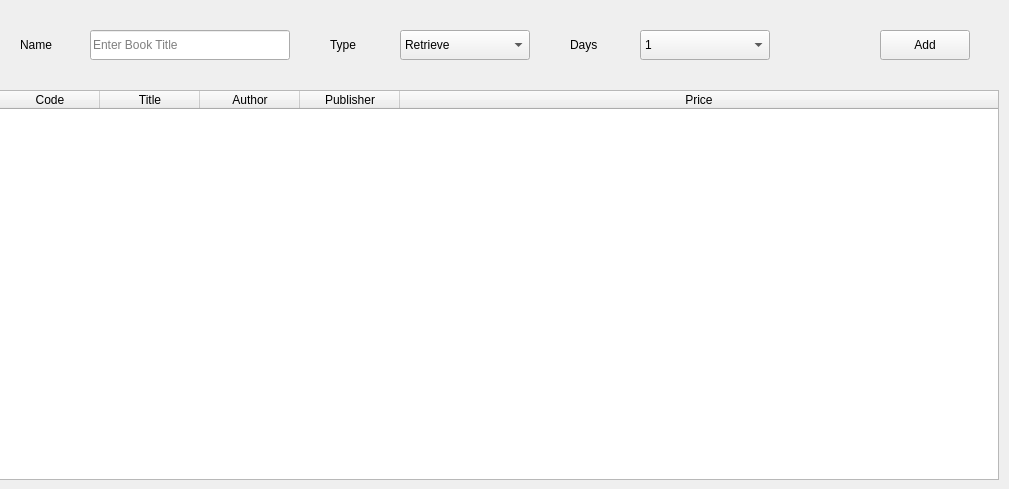
    <widget class="QWidget" name="Day_To_Day_tab">
     <attribute name="title">
      <string>Day To Day</string>
     </attribute>
     <widget class="QTableWidget" name="Day_To_Day_table">
      <property name="geometry">
       <rect>
        <x>-1</x>
        <y>90</y>
        <width>1000</width>
        <height>390</height>
       </rect>
      </property>
      <attribute name="horizontalHeaderCascadingSectionResizes">
       <bool>true</bool>
      </attribute>
      <attribute name="horizontalHeaderDefaultSectionSize">
       <number>100</number>
      </attribute>
      <attribute name="horizontalHeaderStretchLastSection">
       <bool>true</bool>
      </attribute>
      <column>
       <property name="text">
        <string>Code</string>
       </property>
      </column>
      <column>
       <property name="text">
        <string>Title</string>
       </property>
      </column>
      <column>
       <property name="text">
        <string>Author</string>
       </property>
      </column>
      <column>
       <property name="text">
        <string>Publisher</string>
       </property>
      </column>
      <column>
       <property name="text">
        <string>Price</string>
       </property>
      </column>
     </widget>
     <widget class="QLineEdit" name="Day_To_Day_Name_input">
      <property name="geometry">
       <rect>
        <x>90</x>
        <y>30</y>
        <width>200</width>
        <height>30</height>
       </rect>
      </property>
      <property name="placeholderText">
       <string>Enter Book Title</string>
      </property>
     </widget>
     <widget class="QLabel" name="Day_To_Day_Name_label">
      <property name="geometry">
       <rect>
        <x>20</x>
        <y>30</y>
        <width>70</width>
        <height>30</height>
       </rect>
      </property>
      <property name="text">
       <string>Name</string>
      </property>
     </widget>
     <widget class="QComboBox" name="Day_To_Day_Type_select">
      <property name="geometry">
       <rect>
        <x>400</x>
        <y>30</y>
        <width>130</width>
        <height>30</height>
       </rect>
      </property>
      <item>
       <property name="text">
        <string>Retrieve</string>
       </property>
      </item>
      <item>
       <property name="text">
        <string>Rent</string>
       </property>
      </item>
     </widget>
     <widget class="QComboBox" name="Day_To_Day_Days_select">
      <property name="geometry">
       <rect>
        <x>640</x>
        <y>30</y>
        <width>130</width>
        <height>30</height>
       </rect>
      </property>
      <item>
       <property name="text">
        <string>1</string>
       </property>
      </item>
      <item>
       <property name="text">
        <string>2</string>
       </property>
      </item>
      <item>
       <property name="text">
        <string>3</string>
       </property>
      </item>
      <item>
       <property name="text">
        <string>4</string>
       </property>
      </item>
      <item>
       <property name="text">
        <string>5</string>
       </property>
      </item>
      <item>
       <property name="text">
        <string>6</string>
       </property>
      </item>
      <item>
       <property name="text">
        <string>7</string>
       </property>
      </item>
      <item>
       <property name="text">
        <string>8</string>
       </property>
      </item>
      <item>
       <property name="text">
        <string>9</string>
       </property>
      </item>
      <item>
       <property name="text">
        <string>10</string>
       </property>
      </item>
     </widget>
     <widget class="QPushButton" name="Day_To_Day_Add_btn">
      <property name="geometry">
       <rect>
        <x>880</x>
        <y>30</y>
        <width>90</width>
        <height>30</height>
       </rect>
      </property>
      <property name="text">
       <string>Add</string>
      </property>
     </widget>
     <widget class="QLabel" name="Day_To_Day_Type_label">
      <property name="geometry">
       <rect>
        <x>330</x>
        <y>30</y>
        <width>70</width>
        <height>30</height>
       </rect>
      </property>
      <property name="text">
       <string>Type</string>
      </property>
     </widget>
     <widget class="QLabel" name="Day_To_Day_Days_label">
      <property name="geometry">
       <rect>
        <x>570</x>
        <y>30</y>
        <width>70</width>
        <height>30</height>
       </rect>
      </property>
      <property name="text">
       <string>Days</string>
      </property>
     </widget>
    </widget>
